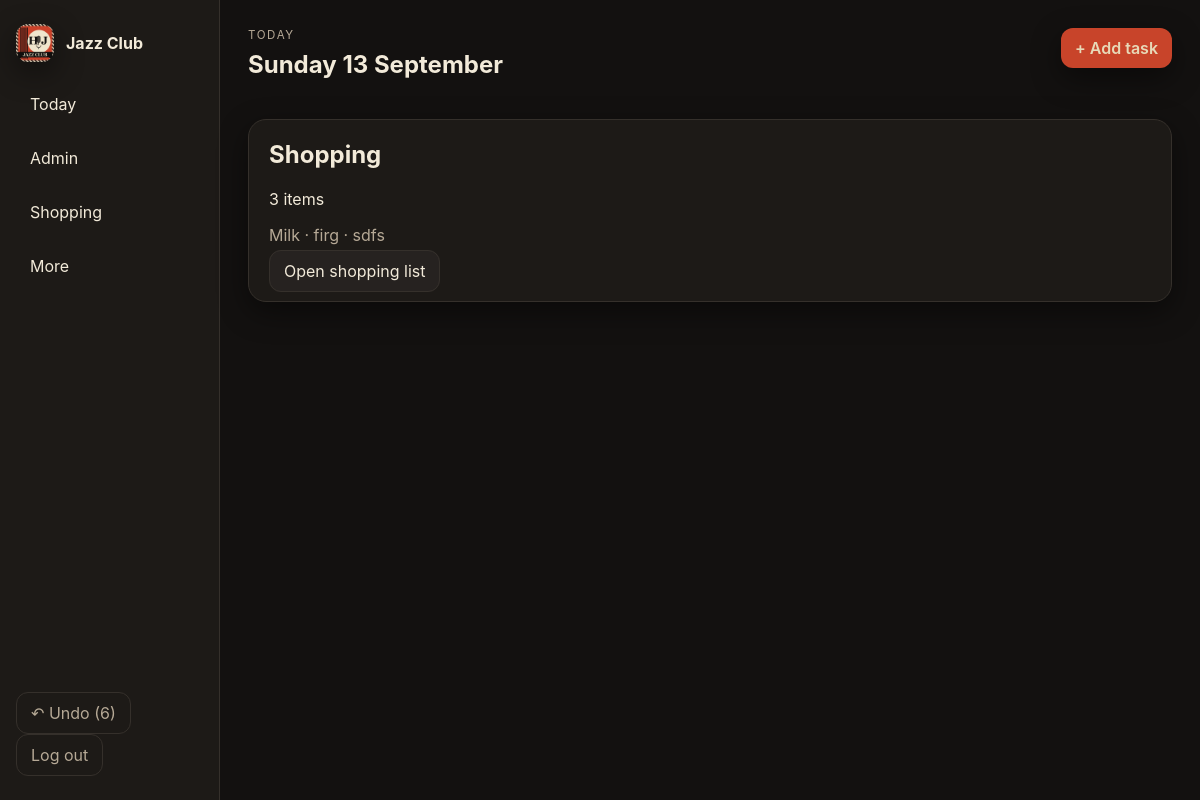
The app's page /today/ (signed in) with its own data.
### household/models.py (models this page shows, shortened)
class ShoppingItem(models.Model):
    LIST_TYPE_CHOICES = [
        ('groceries', 'Groceries'),
        ('other', 'Other shopping'),
    ]
    household = models.ForeignKey(Household, on_delete=models.CASCADE, related_name='shopping_items')
    name = models.CharField(max_length=200)
    list_type = models.CharField(max_length=20, choices=LIST_TYPE_CHOICES, default='groceries')
    section = models.CharField(max_length=80, blank=True)
    note = models.CharField(max_length=260, blank=True)
    checked = models.BooleanField(default=False)
    added_by = models.ForeignKey(settings.AUTH_USER_MODEL, null=True, blank=True, on_delete=models.SET_NULL)
    created_at = models.DateTimeField(auto_now_add=True)
    class Meta:
        ordering = ['-checked', 'section', 'name']
        indexes = [models.Index(fields=['household', 'list_type', 'checked'])]

### household/views.py (the view, shortened to what this page needs)
# urls.py: path('today/', views.today_view, name='today'),
@login_required
def today_view(request):
    household = get_household_for_user(request.user)
    if not household:
        return render(request, 'household/empty_state.html', {'title': 'No household yet'})
    today = date.today()
    tasks = Task.objects.filter(household=household, due_date=today, completed=False).select_related('owner', 'category')
    tasks_by_owner = {}
    shopping_items = ShoppingItem.objects.filter(household=household).order_by('-checked', 'name')[:8]
    date_idea = DateIdea.objects.filter(household=household).order_by('-created_at').first()
    dinner_idea = DinnerIdea.objects.filter(household=household).order_by('-created_at').first()
    return render(request, 'household/today.html', {
        'household': household,
        'tasks': tasks,
        'tasks_by_owner': tasks_by_owner,
        'shopping_items': shopping_items,
        'date_idea': date_idea,
        'dinner_idea': dinner_idea,
        'today_label': today.strftime('%A %d %B'),
    })

### household/context_processors.py (called while the page is built)
def undo_context(request):
    if not request.user.is_authenticated:
        return {}
    profile = UserProfile.objects.filter(user=request.user).select_related('household').first()
    household = profile.household if profile else None
    if not household:
        return {}
    entries = UndoEntry.objects.filter(household=household).order_by('-created_at')
    latest = entries.first()
    return {
        'undo_count': entries.count(),
        'undo_description': latest.description if latest else '',
    }

### household/views.py (called while the page is built)
def get_household_for_user(user):
    profile = UserProfile.objects.filter(user=user).first()
    if profile:
        return profile.household
    household = Household.objects.first()
    return household

### templates/household/today.html (shortened to what this page needs)
{% extends 'base.html' %}
{% block content %}
<section class="page-header">
  <div>
    <p class="eyebrow">Today</p>
    <h1>{{ today_label }}</h1>
  </div>
  <a href="{% url 'tasks' %}" class="primary-button">+ Add task</a>
</section>
<div class="stack">
  <section class="panel">
    <h2>Shopping</h2>
    {% if shopping_items %}
      <p>{{ shopping_items|length }} items</p>
      <p class="inline-tags">
        {% for item in shopping_items %}{{ item.name }}{% if not forloop.last %} · {% endif %}{% endfor %}
      </p>
    {% else %}
      <p>No shopping items yet.</p>
    {% endif %}
    <a href="{% url 'shopping' %}" class="secondary-button">Open shopping list</a>
  </section>
</div>
{% endblock %}

### static/css/app.css (style rules this page uses)
:root { --bg: #131110; --panel: #1d1a17; --panel-alt: #262220; --ink: #f2ead9; --muted: #b6a996; --accent: #c8442a; --accent-2: #e7d9b8; --line: #35302b; --success: #7fae82; --shadow: 0 10px 30px rgba(0, 0, 0, 0.45); --color-wisteria: #a688c2; --color-sage: #9dc09e; --color-sky: #8dc0e6; --color-peach: #eab27e; --color-butter: #e6c76a; --color-coral: #e69076; --color-slate: #93a4b3; --color-neutral: #8f8880; --tint-wisteria: rgba(166, 136, 194, 0.14); --tint-sage: rgba(157, 192, 158, 0.14); --tint-sky: rgba(141, 192, 230, 0.14); --tint-peach: rgba(234, 178, 126, 0.14); --tint-butter: rgba(230, 199, 106, 0.14); --tint-coral: rgba(230, 144, 118, 0.14); --tint-slate: rgba(147, 164, 179, 0.14); --tint-neutral: rgba(143, 136, 128, 0.10); --effort-high-bg: #3a1c17; --effort-high-line: #c8442a; --effort-medium-bg: #3a3016; --effort-medium-line: #d9b95a; --effort-low-bg: #1c2e1d; --effort-low-line: #6fae74; }
* { box-sizing: border-box; }
html, body { margin: 0; padding: 0; font-family: Inter, "Segoe UI", sans-serif; background: var(--bg); color: var(--ink); }
body { min-height: 100vh; }
a { color: inherit; text-decoration: none; }
.page-header { display:flex; align-items:flex-start; justify-content:space-between; gap:20px; margin-bottom: 20px; }
.eyebrow { text-transform: uppercase; letter-spacing: .14em; font-size: .72rem; color: var(--muted); margin: 0 0 8px; }
h1,h2,h3 { margin-top:0; color: var(--ink); }
.primary-button, .secondary-button, .ghost-button, .chip { border:none; border-radius: 12px; padding: 10px 14px; cursor:pointer; transition: .15s ease; }
.primary-button { background: var(--accent); color: var(--accent-2); box-shadow: var(--shadow); font-weight: 600; }
.secondary-button { background: var(--panel-alt); color: var(--ink); border: 1px solid var(--line); }
.stack { display:grid; gap:16px; }
.panel { background: var(--panel); border: 1px solid var(--line); border-radius: 18px; padding: 20px; box-shadow: var(--shadow); }
.inline-tags { color: var(--muted); }

### records on screen
ShoppingItem: name "Milk"
ShoppingItem: name "firg"
ShoppingItem: name "sdfs"

### other values on screen
{{ undo_count }} "6"
{{ shopping_items|length }} "3"
